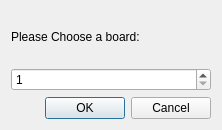
<?xml version="1.0" encoding="UTF-8"?>
<ui version="4.0">
 <class>BoardChooser</class>
 <widget class="QDialog" name="BoardChooser">
  <property name="geometry">
   <rect>
    <x>0</x>
    <y>0</y>
    <width>222</width>
    <height>130</height>
   </rect>
  </property>
  <property name="windowTitle">
   <string>Z80 Board</string>
  </property>
  <layout class="QVBoxLayout" name="verticalLayout">
   <item>
    <widget class="QLabel" name="label">
     <property name="text">
      <string>Please Choose a board:</string>
     </property>
    </widget>
   </item>
   <item>
    <widget class="QSpinBox" name="boardNum">
     <property name="minimum">
      <number>1</number>
     </property>
    </widget>
   </item>
   <item>
    <widget class="QDialogButtonBox" name="buttonBox">
     <property name="orientation">
      <enum>Qt::Horizontal</enum>
     </property>
     <property name="standardButtons">
      <set>QDialogButtonBox::Cancel|QDialogButtonBox::Ok</set>
     </property>
    </widget>
   </item>
  </layout>
 </widget>
 <resources/>
 <connections>
  <connection>
   <sender>buttonBox</sender>
   <signal>accepted()</signal>
   <receiver>BoardChooser</receiver>
   <slot>accept()</slot>
   <hints>
    <hint type="sourcelabel">
     <x>248</x>
     <y>254</y>
    </hint>
    <hint type="destinationlabel">
     <x>157</x>
     <y>274</y>
    </hint>
   </hints>
  </connection>
  <connection>
   <sender>buttonBox</sender>
   <signal>rejected()</signal>
   <receiver>BoardChooser</receiver>
   <slot>reject()</slot>
   <hints>
    <hint type="sourcelabel">
     <x>316</x>
     <y>260</y>
    </hint>
    <hint type="destinationlabel">
     <x>286</x>
     <y>274</y>
    </hint>
   </hints>
  </connection>
 </connections>
</ui>
